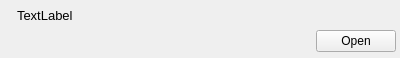
<?xml version="1.0" encoding="UTF-8"?>
<ui version="4.0">
 <class>UIAssetHeader</class>
 <widget class="QWidget" name="UIAssetHeader">
  <property name="geometry">
   <rect>
    <x>0</x>
    <y>0</y>
    <width>400</width>
    <height>58</height>
   </rect>
  </property>
  <property name="windowTitle">
   <string>Form</string>
  </property>
  <layout class="QHBoxLayout" name="horizontalLayout">
   <property name="leftMargin">
    <number>4</number>
   </property>
   <property name="topMargin">
    <number>0</number>
   </property>
   <property name="rightMargin">
    <number>4</number>
   </property>
   <property name="bottomMargin">
    <number>0</number>
   </property>
   <item>
    <widget class="QLabel" name="label">
     <property name="maximumSize">
      <size>
       <width>40</width>
       <height>40</height>
      </size>
     </property>
     <property name="text">
      <string/>
     </property>
     <property name="pixmap">
      <pixmap resource="../resources.qrc">:/Resources/M.png</pixmap>
     </property>
     <property name="scaledContents">
      <bool>true</bool>
     </property>
    </widget>
   </item>
   <item>
    <layout class="QVBoxLayout" name="verticalLayout">
     <property name="spacing">
      <number>0</number>
     </property>
     <item>
      <layout class="QHBoxLayout" name="horizontalLayout_3">
       <item>
        <widget class="QLabel" name="name">
         <property name="font">
          <font>
           <pointsize>10</pointsize>
          </font>
         </property>
         <property name="text">
          <string>TextLabel</string>
         </property>
        </widget>
       </item>
       <item>
        <spacer name="horizontalSpacer_2">
         <property name="orientation">
          <enum>Qt::Horizontal</enum>
         </property>
         <property name="sizeHint" stdset="0">
          <size>
           <width>40</width>
           <height>20</height>
          </size>
         </property>
        </spacer>
       </item>
       <item>
        <widget class="QPushButton" name="configButton">
         <property name="sizePolicy">
          <sizepolicy hsizetype="Fixed" vsizetype="Fixed">
           <horstretch>0</horstretch>
           <verstretch>0</verstretch>
          </sizepolicy>
         </property>
         <property name="maximumSize">
          <size>
           <width>22</width>
           <height>22</height>
          </size>
         </property>
         <property name="icon">
          <iconset resource="../resources.qrc">
           <normaloff>:/Resources/settings.png</normaloff>:/Resources/settings.png</iconset>
         </property>
         <property name="flat">
          <bool>true</bool>
         </property>
        </widget>
       </item>
      </layout>
     </item>
     <item>
      <layout class="QHBoxLayout" name="horizontalLayout_2">
       <item>
        <spacer name="horizontalSpacer">
         <property name="orientation">
          <enum>Qt::Horizontal</enum>
         </property>
         <property name="sizeHint" stdset="0">
          <size>
           <width>40</width>
           <height>20</height>
          </size>
         </property>
        </spacer>
       </item>
       <item>
        <widget class="QPushButton" name="openButton">
         <property name="text">
          <string>Open</string>
         </property>
        </widget>
       </item>
      </layout>
     </item>
    </layout>
   </item>
  </layout>
 </widget>
 <resources>
  <include location="../resources.qrc"/>
 </resources>
 <connections/>
</ui>
